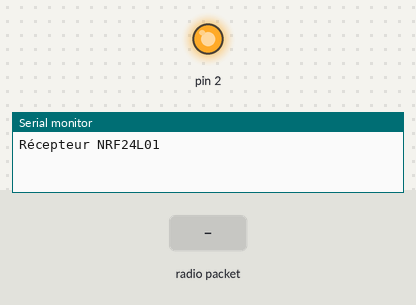
Simulated run of this sketch. Board: Arduino Nano, built with avr-gcc and run on an emulated ATmega328P. Shown: output pins drawn as LEDs (lit = HIGH), the last lines printed to the serial monitor. Inputs (shaded band) come from the test bench. No radio packets arrive unless stated.

Above: at 1.2 s.
1.3 s: radio packet "B" arrives
At 2.4 s:
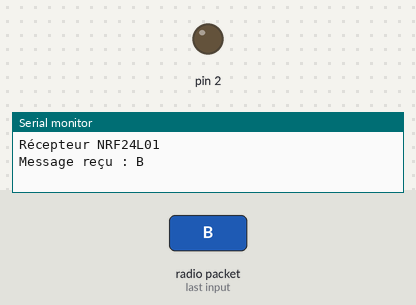
2.8 s: radio packet "A" arrives
At 3.5 s:
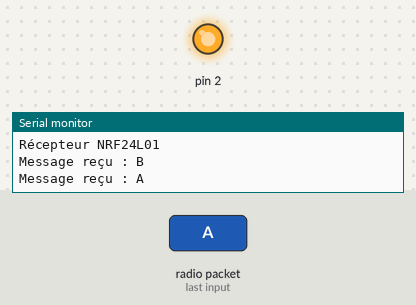
Timing chart, 0 to 5.8 s (numbered marks = the images above; inputs shaded):
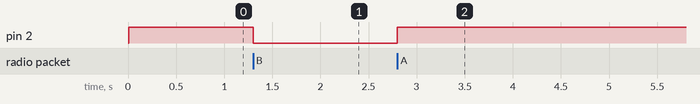

The sketch:

RecepteurHelloWorld.ino
```cpp
/*
   ______               _                  _///  _           _                   _
  /   _  \             (_)                |  __\| |         | |                 (_)
  |  [_|  |__  ___  ___ _  ___  _ __      | |__ | | ___  ___| |_ _ __ ___  _ __  _  ___  _   _  ___
  |   ___/ _ \| __|| __| |/ _ \| '_ \_____|  __|| |/ _ \/  _|  _| '__/   \| '_ \| |/   \| | | |/ _ \
  |  |  | ( ) |__ ||__ | | ( ) | | | |____| |__ | |  __/| (_| |_| | | (_) | | | | | (_) | |_| |  __/
  \__|   \__,_|___||___|_|\___/|_| [_|    \____/|_|\___|\____\__\_|  \___/|_| |_|_|\__  |\__,_|\___|
                                                                                      | |
                                                                                      \_|
  Fichier:      HelloWorldNRF24L01-Recepteur
  Description:  Réception d'un message "Hello World" depuis un autre arduino nano, via un NRF24L01
  Auteur:       Passion-Électronique

  Librairie utilisée : https://github.com/nRF24/RF24

  Créé le 19.03.2021
*/
#include <SPI.h>
#include <RF24.h>

#define pinCE   7             // On associe la broche "CE" du NRF24L01 à la sortie digitale D7 de l'arduino
#define pinCSN  8             // On associe la broche "CSN" du NRF24L01 à la sortie digitale D8 de l'arduino
#define tunnel  "PIPE1"       // On définit le "nom de tunnel" (5 caractères) à travers lequel on va recevoir les données de l'émetteur

RF24 radio(pinCE, pinCSN);    // Instanciation du NRF24L01

const byte adresse[6] = tunnel;       // Mise au format "byte array" du nom du tunnel
char message[32];                     // Avec cette librairie, on est "limité" à 32 caractères par message

void setup() {
  // Initialisation du port série (pour afficher les infos reçues, sur le "Moniteur Série" de l'IDE Arduino)
  Serial.begin(9600);
  Serial.println("Récepteur NRF24L01");
  Serial.println("");

  // Partie NRF24
  radio.begin();                      // Initialisation du module NRF24
  radio.openReadingPipe(0, adresse);  // Ouverture du tunnel en LECTURE, avec le "nom" qu'on lui a donné
  radio.setPALevel(RF24_PA_MIN);      // Sélection d'un niveau "MINIMAL" pour communiquer (pas besoin d'une forte puissance, pour nos essais)
  radio.startListening();             // Démarrage de l'écoute du NRF24 (signifiant qu'on va recevoir, et non émettre quoi que ce soit, ici)

  pinMode(2,OUTPUT);
  digitalWrite(2,HIGH);
}

void loop() {
  // On vérifie à chaque boucle si un message est arrivé
  if (radio.available()) {
    radio.read(&message, sizeof(message));                        // Si un message vient d'arriver, on le charge dans la variable "message"
    Serial.print("Message reçu : "); Serial.println(message);
    if (message[0]=='A'){digitalWrite(2,HIGH);}
    if (message[0]

    =='B'){digitalWrite(2,LOW);}
    // … et on l'affiche sur le port série !
  }
}
```

Measured:
- after the input at 1.3 s, pin 2: HIGH → LOW at once
- after the input at 2.8 s, pin 2: LOW → HIGH at once
